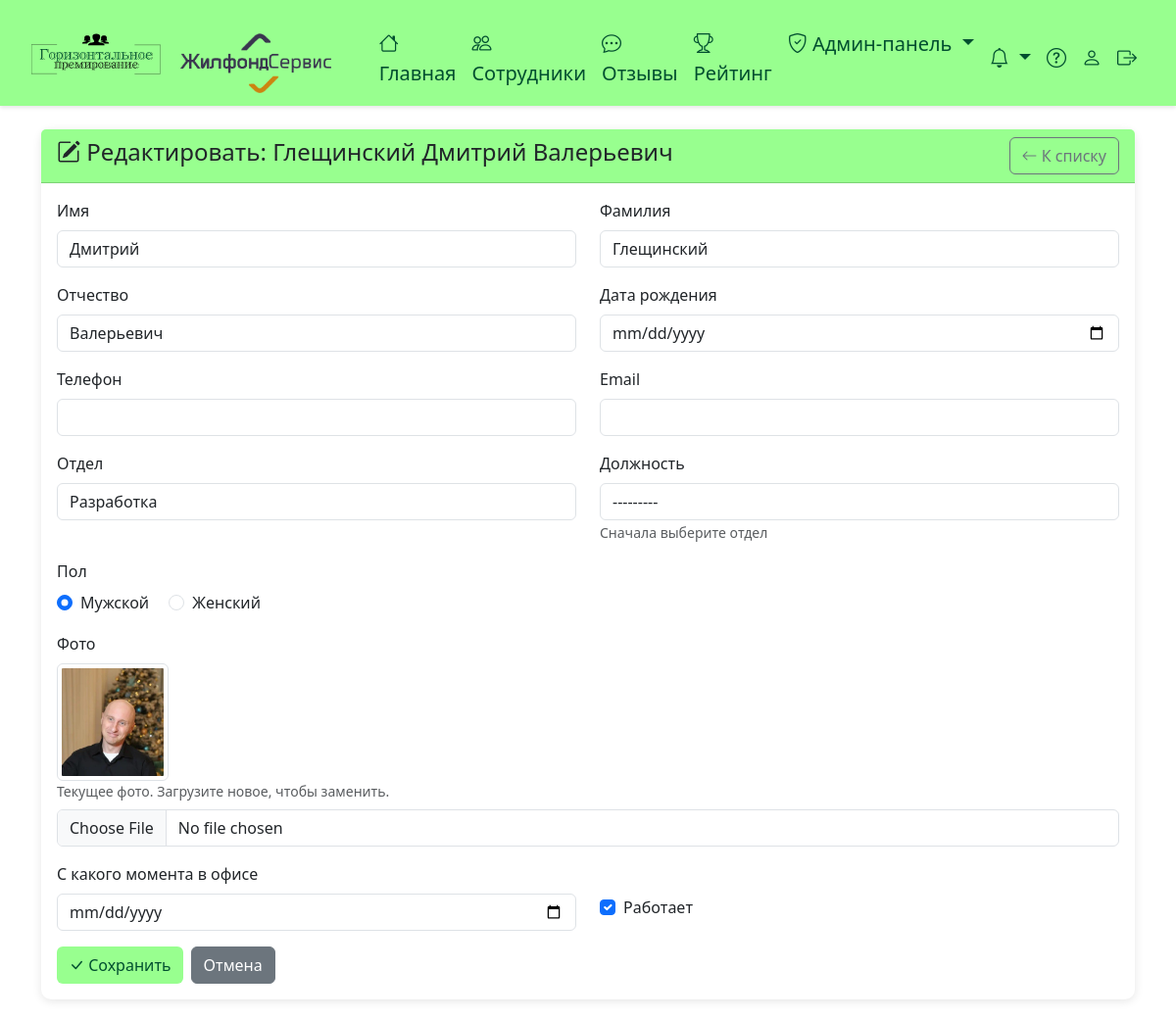
/app-admin/staff/47/edit/ (signed in), run on the app's committed database.
### employees/models.py (models this page shows, shortened)
class SystemSettings(models.Model):
    monthly_bonus_amount = models.DecimalField(max_digits=10, decimal_places=2, default=1000.00, verbose_name='Сумма бонусных рублей на месяц')
    company_logo = models.ImageField(upload_to='company_logos/', blank=True, null=True, verbose_name='Логотип компании')
    class Meta:
        verbose_name = 'Настройка системы'
        verbose_name_plural = 'Настройки системы'
    @classmethod
    def get_settings(cls):
        settings, created = cls.objects.get_or_create(pk=1)
        return settings

class StaffMember(models.Model):
    GENDER_CHOICES = [
        ('M', 'Мужской'),
        ('F', 'Женский'),
    ]
    phone_regex = RegexValidator(
        regex=r'^\+?1?\d{9,15}$',
        message="Номер телефона должен быть в формате: '+999999999'. До 15 цифр."
    )
    first_name = models.CharField(max_length=150, verbose_name='Имя')
    last_name = models.CharField(max_length=150, verbose_name='Фамилия')
    middle_name = models.CharField(max_length=150, blank=True, verbose_name='Отчество')
    phone = models.CharField(validators=[phone_regex], max_length=17, blank=True, null=True, verbose_name='Телефон')
    email = models.EmailField(blank=True, null=True, verbose_name='Email')
    birth_date = models.DateField(null=True, blank=True, verbose_name='Дата рождения')
    department = models.ForeignKey(Department, on_delete=models.SET_NULL, null=True, blank=True, verbose_name='Отдел')
    position = models.ForeignKey(Position, on_delete=models.SET_NULL, null=True, blank=True, verbose_name='Должность')
    gender = models.CharField(max_length=1, choices=GENDER_CHOICES, null=True, blank=True, verbose_name='Пол')
    photo = models.ImageField(upload_to='staff_photos/', blank=True, null=True, verbose_name='Фото')
    office_start_date = models.DateField(verbose_name='С какого момента в офисе', default=timezone.now)
    is_active = models.BooleanField(default=True, verbose_name='Работает')
    employee_profile = models.OneToOneField(Employee, on_delete=models.SET_NULL, null=True, blank=True, related_name='staff_profile', verbose_name='Профиль в системе')
    participates_in_bonus = models.BooleanField(default=True, verbose_name='Участвует в системе премирования')
    class Meta:
        verbose_name = 'Сотрудник компании'
        verbose_name_plural = 'Сотрудники компании'
        ordering = ['last_name', 'first_name']
    def get_full_name(self):
        return f"{self.last_name} {self.first_name} {self.middle_name}".strip()

### employees/views.py (the view)
# urls.py: path('app-admin/staff/<int:staff_id>/edit/', views.admin_staff_edit_view, name='admin_staff_edit'),
@login_required
def admin_staff_edit_view(request, staff_id):
    if not request.user.is_admin:
        messages.error(request, 'У вас нет прав доступа')
        return redirect('home')
    staff_member = get_object_or_404(StaffMember, id=staff_id)
    if request.method == 'POST':
        form = StaffMemberForm(request.POST, request.FILES, instance=staff_member)
        if form.is_valid():
            form.save()
            messages.success(request, 'Данные сотрудника обновлены!')
            return redirect('admin_staff_manage')
    else:
        form = StaffMemberForm(instance=staff_member)
    context = {
        'form': form,
        'staff_member': staff_member,
    }
    return render(request, 'employees/admin_staff_edit.html', context)

### employees/context_processors.py (called while the page is built)
def notifications_count(request):
    if request.user.is_authenticated:
        unread_count = Notification.objects.filter(user=request.user, is_read=False).count()
        notifications = Notification.objects.filter(user=request.user).order_by('-created_at')[:10]
        return {
            'unread_notifications_count': unread_count,
            'notifications_list': notifications
        }
    return {
        'unread_notifications_count': 0,
        'notifications_list': []
    }

### employees/models.py (called while the page is built)
    def __str__(self):
        return self.name

    def __str__(self):
        return self.name

### employees/templatetags/employees_tags.py (called while the page is built)
@register.simple_tag
def get_system_settings():
    return SystemSettings.get_settings()

### templates/employees/admin_staff_edit.html (shortened to what this page needs)
{% extends 'base.html' %}
{% block content %}
<div class="card">
    <div class="card-header d-flex justify-content-between align-items-center">
        <h4><i class="bi bi-pencil-square"></i> Редактировать: {{ staff_member.get_full_name }}</h4>
        <a href="{% url 'admin_staff_manage' %}" class="btn btn-outline-secondary">
            <i class="bi bi-arrow-left"></i> К списку
        </a>
    </div>
    <div class="card-body">
        <form method="post" enctype="multipart/form-data" id="staffForm">
            <div class="row">
                <div class="col-md-6 mb-3">
                    <label class="form-label">{{ form.first_name.label }}</label>
                    {{ form.first_name }}
                </div>
                <div class="col-md-6 mb-3">
                    <label class="form-label">{{ form.last_name.label }}</label>
                    {{ form.last_name }}
                </div>
            </div>
            <div class="row">
                <div class="col-md-6 mb-3">
                    <label class="form-label">{{ form.middle_name.label }}</label>
                    {{ form.middle_name }}
                </div>
                <div class="col-md-6 mb-3">
                    <label class="form-label">{{ form.birth_date.label }}</label>
                    {{ form.birth_date }}
                </div>
            </div>
            <div class="row">
                <div class="col-md-6 mb-3">
                    <label class="form-label">{{ form.phone.label }}</label>
                    {{ form.phone }}
                </div>
                <div class="col-md-6 mb-3">
                    <label class="form-label">{{ form.email.label }}</label>
                    {{ form.email }}
                </div>
            </div>
            <div class="row">
                <div class="col-md-6 mb-3">
                    <label class="form-label">{{ form.department.label }}</label>
                    {{ form.department }}
                </div>
                <div class="col-md-6 mb-3">
                    <label class="form-label">{{ form.position.label }}</label>
                    {{ form.position }}
                    <small class="form-text text-muted">Сначала выберите отдел</small>
                </div>
            </div>
            <div class="mb-3">
                <label class="form-label d-block">{{ form.gender.label }}</label>
                <div>
                    {% for choice in form.gender %}
                        <div class="form-check form-check-inline">
                            {{ choice.tag }}
                            <label class="form-check-label" for="{{ choice.id_for_label }}">
                                {{ choice.choice_label }}
                            </label>
                        </div>
                    {% endfor %}
                </div>
            </div>
            <div class="mb-3">
                <label class="form-label">{{ form.photo.label }}</label>
                {% if staff_member.photo %}
                    <div class="mb-2">
                        <img src="{{ staff_member.photo.url }}" alt="Фото" class="img-thumbnail" style="max-height: 120px;">
                        <small class="text-muted d-block">Текущее фото. Загрузите новое, чтобы заменить.</small>
                    </div>
                {% endif %}
                {{ form.photo }}
            </div>
            <div class="row">
                <div class="col-md-6 mb-3">
                    <label class="form-label">{{ form.office_start_date.label }}</label>
                    {{ form.office_start_date }}
                </div>
                <div class="col-md-6 mb-3 d-flex align-items-center">
                    <div class="form-check mt-4">
                        {{ form.is_active }}
                        <label class="form-check-label" for="{{ form.is_active.id_for_label }}">
                            {{ form.is_active.label }}
                        </label>
                    </div>
                </div>
            </div>
            <div class="d-flex gap-2">
                <button type="submit" class="btn btn-primary">
                    <i class="bi bi-check-lg"></i> Сохранить
                </button>
                <a href="{% url 'admin_staff_manage' %}" class="btn btn-secondary">Отмена</a>
            </div>
        </form>
    </div>
</div>
{% endblock %}

### templates/base.html (shortened to what this page needs)
<!DOCTYPE html>
<html lang="ru">
<head>
    <link href="https://cdn.jsdelivr.net/npm/bootstrap@5.3.0/dist/css/bootstrap.min.css" rel="stylesheet">
    <link rel="stylesheet" href="https://cdn.jsdelivr.net/npm/bootstrap-icons@1.11.0/font/bootstrap-icons.css">
</head>
<body>
    {% if user.is_authenticated %}
    <nav class="navbar navbar-expand-lg navbar-dark">
        <div class="container-fluid">
            <a class="navbar-brand" href="{% url 'home' %}" style="margin-left: 20px;">
                <div style="display: flex; align-items: center; gap: 10px; ">
                <img src="/media/logo1.svg" width="40%" style="vertical-align: middle; ">
                {% load static %}
                {% load employees_tags %}
                {% get_system_settings as settings %}
                {% if settings.company_logo %}
                    <img src="{{ settings.company_logo.url }}" height="61" style="margin-left: 10px; vertical-align: middle; margin-top: 23px;">
                {% endif %}
                </div>
            </a>
            <div class="collapse navbar-collapse" id="navbarNav">
                <ul class="navbar-nav me-auto">
                    <li class="nav-item">
                        <a class="nav-link" href="{% url 'home' %}"><i class="bi bi-house"></i> Главная</a>
                    </li>
                    <li class="nav-item">
                        <a class="nav-link" href="{% url 'employees_list' %}"><i class="bi bi-people"></i> Сотрудники</a>
                    </li>
                    <li class="nav-item">
                        <a class="nav-link" href="{% url 'reviews_list' %}"><i class="bi bi-chat-dots"></i> Отзывы</a>
                    </li>
                    <li class="nav-item">
                        <a class="nav-link" href="{% url 'rating' %}"><i class="bi bi-trophy"></i> Рейтинг</a>
                    </li>
                    {% if user.is_admin %}
                    <li class="nav-item dropdown">
                        <a class="nav-link dropdown-toggle" href="#" id="adminDropdown" role="button" data-bs-toggle="dropdown">
                            <i class="bi bi-shield-check"></i> Админ-панель
                        </a>
                    </li>
                    {% endif %}
                </ul>
                <ul class="navbar-nav">
                    <li class="nav-item dropdown">
                        <a class="nav-link dropdown-toggle position-relative" href="#" id="notificationsDropdown" role="button" data-bs-toggle="dropdown" aria-expanded="false">
                            <i class="bi bi-bell"></i>
                        </a>
                    </li>
                    <li class="nav-item">
                        <a class="nav-link" href="/media/instruction.pdf" target="_blank" title="Инструкция по использованию системы">
                            <i class="bi bi-question-circle"></i>
                        </a>
                    </li>
                    <li class="nav-item">
                        <a class="nav-link" href="{% url 'profile' %}" ><i class="bi bi-person"></i> </a>
                    </li>
                    <li class="nav-item">
                        <a class="nav-link" href="{% url 'logout' %}" style="margin-right: 20px;"><i class="bi bi-box-arrow-right"></i> </a>
                    </li>
                </ul>
            </div>
        </div>
    </nav>
    {% endif %}
    <div class="container mt-4">
        {% block content %}{% endblock %}
    </div>
</body>
</html>

### templates/base.html (style rules this page uses)
body { background-image: #fff; }
.navbar { background: linear-gradient(rgba(152, 255, 143, 1), rgba(152, 255, 143, 1) 100%, rgba(173, 250, 166, 1) 0%); box-shadow: 0 2px 4px rgba(0,0,0,0.1); position: sticky; top: 0; z-index: 1000; }
body { padding-top: 0; }
.navbar-brand, .nav-link { color: rgba(0, 79, 47, 1) !important; padding-top: 3px; border: 3px; }
.nav-item { font-size: 20px; color: rgba(0, 79, 47, 1); font-weight: medium; margin-top: 16px; }
.card { border: none; border-radius: 10px; box-shadow: 0 2px 10px rgba(0,0,0,0.1); margin-bottom: 20px; }
.card-header { background: linear-gradient(rgba(152, 255, 143, 1), rgba(152, 255, 143, 1) 100%, rgba(173, 250, 166, 1) 0%); color: rgba(0, 79, 47, 1) border-radius: 10px 10px 0 0 !important; }
.btn-primary { background: linear-gradient(rgba(152, 255, 143, 1), rgba(152, 255, 143, 1) 100%, rgba(173, 250, 166, 1) 0%); border: none; color: rgba(0, 79, 47, 1); }

### data on the page
SystemSettings: company_logo (picture)
StaffMember: get_full_name "Глещинский Дмитрий Валерьевич", first_name "Дмитрий", last_name "Глещинский", middle_name "Валерьевич", department "Разработка", position "---------", photo (picture), is_active "☑"

### other printed values
{{ choice.choice_label }} "Мужской" "Женский"
